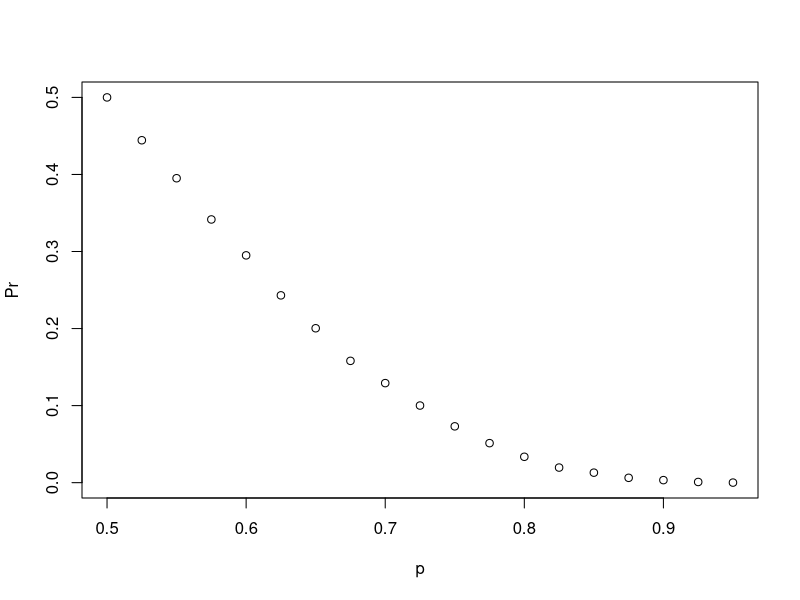
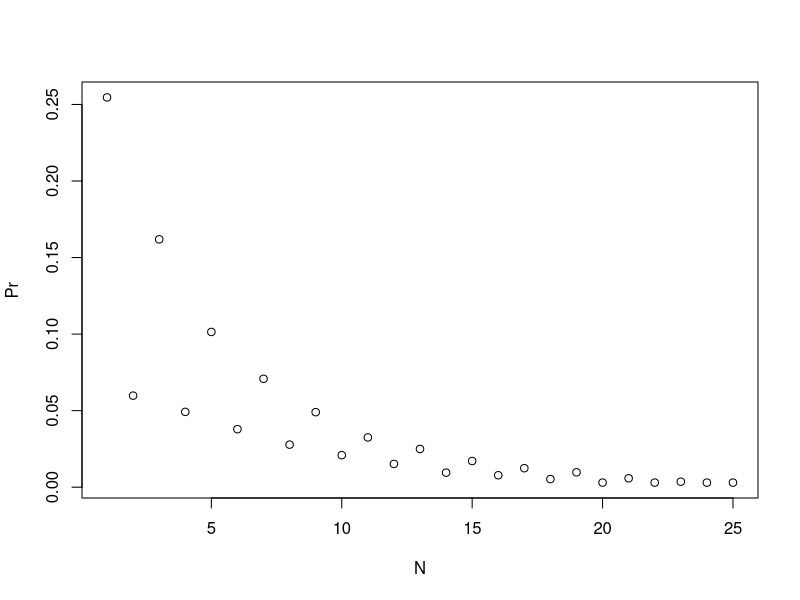

Source code (R) for these figures, in order:
#Two teams, A and B, are playing a seven series game series. Team A is better than team B and has a p>0.5 chance of winning each game.

# Let's assign the variable 'p' as the vector of probabilities that team A will win.
p <- seq(0.5, 0.95, 0.025)

# Given a value 'p', the probability of winning the series for the underdog team B can be computed with the following function based on a Monte Carlo simulation:
prob_win <- function(p){
  B <- 10000
  result <- replicate(B, {
    b_win <- sample(c(1,0), 7, replace = TRUE, prob = c(1-p, p))
    sum(b_win)>=4
  })
  mean(result)
}

# Apply the 'prob_win' function a cross the vector of probabilities that team A will win to determine the probability that team B will win. Call this object 'Pr'.
Pr <- sapply(p, prob_win)

# Plot the probability 'p' on the x-axis and 'Pr' on the y-axis.
plot(p, Pr)

# Given a value 'p', the probability of winning the series for the underdog team B can be computed with the following function based on a Monte Carlo simulation:
prob_win <- function(N, p=0.75){
  B <- 10000
  result <- replicate(B, {
    b_win <- sample(c(1,0), N, replace = TRUE, prob = c(1-p, p))
    sum(b_win)>=(N+1)/2
  })
  mean(result)
}

# Assign the variable 'N' as the vector of series lengths. Use only odd numbers ranging from 1 to 25 games.

N <- seq(1:25)
# Apply the 'prob_win' function across the vector of series lengths to determine the probability that team B will win. Call this object `Pr`.
Pr <- sapply(N,prob_win)

# Plot the number of games in the series 'N' on the x-axis and 'Pr' on the y-axis.
plot(N,Pr)